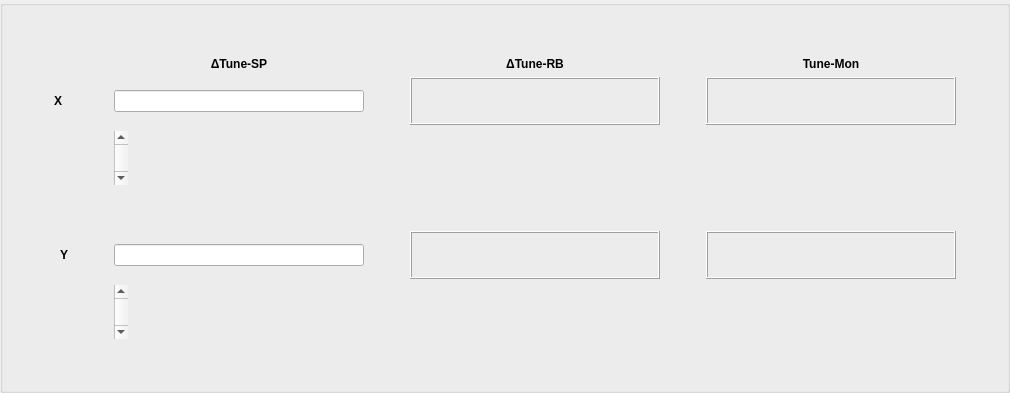
    <widget class="QGroupBox" name="groupBox">
     <property name="title">
      <string/>
     </property>
     <layout class="QGridLayout" name="gridLayout">
      <item row="3" column="1">
       <widget class="QLabel" name="label_4">
        <property name="minimumSize">
         <size>
          <width>0</width>
          <height>0</height>
         </size>
        </property>
        <property name="styleSheet">
         <string notr="true">font-weight:bold;
</string>
        </property>
        <property name="text">
         <string>X</string>
        </property>
        <property name="alignment">
         <set>Qt::AlignRight|Qt::AlignTrailing|Qt::AlignVCenter</set>
        </property>
       </widget>
      </item>
      <item row="3" column="10">
       <spacer name="horizontalSpacer_2">
        <property name="orientation">
         <enum>Qt::Horizontal</enum>
        </property>
        <property name="sizeHint" stdset="0">
         <size>
          <width>40</width>
          <height>20</height>
         </size>
        </property>
       </spacer>
      </item>
      <item row="0" column="11">
       <spacer name="verticalSpacer_3">
        <property name="orientation">
         <enum>Qt::Vertical</enum>
        </property>
        <property name="sizeHint" stdset="0">
         <size>
          <width>20</width>
          <height>40</height>
         </size>
        </property>
       </spacer>
      </item>
      <item row="7" column="5">
       <widget class="PyDMLineEdit" name="PyDMLineEdit_OrbYDeltaPos_SP">
        <property name="minimumSize">
         <size>
          <width>0</width>
          <height>0</height>
         </size>
        </property>
        <property name="maximumSize">
         <size>
          <width>16777215</width>
          <height>16777215</height>
         </size>
        </property>
        <property name="toolTip">
         <string/>
        </property>
        <property name="whatsThis">
         <string>
    Writeable text field to send and display channel values
    </string>
        </property>
        <property name="channel" stdset="0">
         <string>ca://${PREFIX}BO-Glob:AP-TuneCorr:DeltaTuneY-SP</string>
        </property>
       </widget>
      </item>
      <item row="3" column="9">
       <widget class="PyDMLabel" name="PyDMLabel_OrbXDeltaPos_RB">
        <property name="minimumSize">
         <size>
          <width>200</width>
          <height>48</height>
         </size>
        </property>
        <property name="maximumSize">
         <size>
          <width>16777215</width>
          <height>16777215</height>
         </size>
        </property>
        <property name="toolTip">
         <string/>
        </property>
        <property name="whatsThis">
         <string/>
        </property>
        <property name="frameShape">
         <enum>QFrame::Box</enum>
        </property>
        <property name="frameShadow">
         <enum>QFrame::Raised</enum>
        </property>
        <property name="alignment">
         <set>Qt::AlignCenter</set>
        </property>
        <property name="channel" stdset="0">
         <string>ca://${PREFIX}BO-Glob:AP-TuneCorr:DeltaTuneX-RB</string>
        </property>
        <property name="precFromPV" stdset="0">
         <bool>true</bool>
        </property>
       </widget>
      </item>
      <item row="6" column="11">
       <spacer name="verticalSpacer_6">
        <property name="orientation">
         <enum>Qt::Vertical</enum>
        </property>
        <property name="sizeHint" stdset="0">
         <size>
          <width>20</width>
          <height>40</height>
         </size>
        </property>
       </spacer>
      </item>
      <item row="3" column="0">
       <spacer name="horizontalSpacer">
        <property name="orientation">
         <enum>Qt::Horizontal</enum>
        </property>
        <property name="sizeHint" stdset="0">
         <size>
          <width>40</width>
          <height>20</height>
         </size>
        </property>
       </spacer>
      </item>
      <item row="7" column="11">
       <widget class="PyDMLabel" name="PyDMLabel_3">
        <property name="toolTip">
         <string/>
        </property>
        <property name="whatsThis">
         <string/>
        </property>
        <property name="frameShape">
         <enum>QFrame::Box</enum>
        </property>
        <property name="frameShadow">
         <enum>QFrame::Raised</enum>
        </property>
        <property name="alignment">
         <set>Qt::AlignCenter</set>
        </property>
        <property name="channel" stdset="0">
         <string>ca://${PREFIX}BO-04D:DI-TuneP:TuneY-Mon</string>
        </property>
       </widget>
      </item>
      <item row="10" column="11">
       <spacer name="verticalSpacer_7">
        <property name="orientation">
         <enum>Qt::Vertical</enum>
        </property>
        <property name="sizeHint" stdset="0">
         <size>
          <width>20</width>
          <height>40</height>
         </size>
        </property>
       </spacer>
      </item>
      <item row="1" column="9">
       <widget class="QLabel" name="label_6">
        <property name="minimumSize">
         <size>
          <width>250</width>
          <height>0</height>
         </size>
        </property>
        <property name="styleSheet">
         <string notr="true">font-weight:bold;
</string>
        </property>
        <property name="text">
         <string>ΔTune-RB</string>
        </property>
        <property name="alignment">
         <set>Qt::AlignCenter</set>
        </property>
       </widget>
      </item>
      <item row="9" column="5">
       <widget class="PyDMScrollBar" name="PyDMScrollBar_2">
        <property name="toolTip">
         <string/>
        </property>
        <property name="whatsThis">
         <string>
    A QDoubleScrollBar with support for Channels and more from PyDM.

    Parameters
    ----------
    parent : QWidget
        The parent widget for the scroll bar
    init_channel : str, optional
        The channel to be used by the widget.
    orientation : Qt.Horizontal, Qt.Vertical
        Orientation of the scroll bar
    precision : int
        Precision to be use. Used to calculate size of the scroll bar step
    </string>
        </property>
        <property name="channel" stdset="0">
         <string>ca://${PREFIX}BO-Glob:AP-TuneCorr:DeltaTuneY-SP</string>
        </property>
       </widget>
      </item>
      <item row="3" column="4">
       <spacer name="horizontalSpacer_9">
        <property name="orientation">
         <enum>Qt::Horizontal</enum>
        </property>
        <property name="sizeHint" stdset="0">
         <size>
          <width>40</width>
          <height>20</height>
         </size>
        </property>
       </spacer>
      </item>
      <item row="3" column="11">
       <widget class="PyDMLabel" name="PyDMLabel_4">
        <property name="toolTip">
         <string/>
        </property>
        <property name="whatsThis">
         <string/>
        </property>
        <property name="frameShape">
         <enum>QFrame::Box</enum>
        </property>
        <property name="frameShadow">
         <enum>QFrame::Raised</enum>
        </property>
        <property name="alignment">
         <set>Qt::AlignCenter</set>
        </property>
        <property name="channel" stdset="0">
         <string>ca://${PREFIX}BO-04D:DI-TuneP:TuneX-Mon</string>
        </property>
       </widget>
      </item>
      <item row="7" column="1" colspan="2">
       <widget class="QLabel" name="label_5">
        <property name="minimumSize">
         <size>
          <width>0</width>
          <height>0</height>
         </size>
        </property>
        <property name="styleSheet">
         <string notr="true">font-weight:bold;
</string>
        </property>
        <property name="text">
         <string>Y</string>
        </property>
        <property name="alignment">
         <set>Qt::AlignRight|Qt::AlignTrailing|Qt::AlignVCenter</set>
        </property>
       </widget>
      </item>
      <item row="5" column="5">
       <widget class="PyDMScrollBar" name="PyDMScrollBar">
        <property name="toolTip">
         <string/>
        </property>
        <property name="whatsThis">
         <string>
    A QDoubleScrollBar with support for Channels and more from PyDM.

    Parameters
    ----------
    parent : QWidget
        The parent widget for the scroll bar
    init_channel : str, optional
        The channel to be used by the widget.
    orientation : Qt.Horizontal, Qt.Vertical
        Orientation of the scroll bar
    precision : int
        Precision to be use. Used to calculate size of the scroll bar step
    </string>
        </property>
        <property name="channel" stdset="0">
         <string>ca://${PREFIX}BO-Glob:AP-TuneCorr:DeltaTuneX-SP</string>
        </property>
       </widget>
      </item>
      <item row="3" column="5">
       <widget class="PyDMLineEdit" name="PyDMLineEdit_OrbXDeltaPos_SP">
        <property name="minimumSize">
         <size>
          <width>0</width>
          <height>0</height>
         </size>
        </property>
        <property name="maximumSize">
         <size>
          <width>16777215</width>
          <height>16777215</height>
         </size>
        </property>
        <property name="toolTip">
         <string/>
        </property>
        <property name="whatsThis">
         <string>
    Writeable text field to send and display channel values
    </string>
        </property>
        <property name="channel" stdset="0">
         <string>ca://${PREFIX}BO-Glob:AP-TuneCorr:DeltaTuneX-SP</string>
        </property>
       </widget>
      </item>
      <item row="1" column="5">
       <widget class="QLabel" name="label_3">
        <property name="minimumSize">
         <size>
          <width>250</width>
          <height>0</height>
         </size>
        </property>
        <property name="styleSheet">
         <string notr="true">font-weight:bold;
</string>
        </property>
        <property name="text">
         <string>ΔTune-SP</string>
        </property>
        <property name="alignment">
         <set>Qt::AlignCenter</set>
        </property>
       </widget>
      </item>
      <item row="3" column="6">
       <spacer name="horizontalSpacer_3">
        <property name="orientation">
         <enum>Qt::Horizontal</enum>
        </property>
        <property name="sizeHint" stdset="0">
         <size>
          <width>40</width>
          <height>20</height>
         </size>
        </property>
       </spacer>
      </item>
      <item row="7" column="9">
       <widget class="PyDMLabel" name="PyDMLabel_OrbYDeltaPos_RB">
        <property name="minimumSize">
         <size>
          <width>200</width>
          <height>48</height>
         </size>
        </property>
        <property name="maximumSize">
         <size>
          <width>16777215</width>
          <height>16777215</height>
         </size>
        </property>
        <property name="toolTip">
         <string/>
        </property>
        <property name="whatsThis">
         <string/>
        </property>
        <property name="frameShape">
         <enum>QFrame::Box</enum>
        </property>
        <property name="frameShadow">
         <enum>QFrame::Raised</enum>
        </property>
        <property name="alignment">
         <set>Qt::AlignCenter</set>
        </property>
        <property name="channel" stdset="0">
         <string>ca://${PREFIX}BO-Glob:AP-TuneCorr:DeltaTuneY-RB</string>
        </property>
        <property name="precFromPV" stdset="0">
         <bool>true</bool>
        </property>
       </widget>
      </item>
      <item row="1" column="11">
       <widget class="QLabel" name="label_9">
        <property name="minimumSize">
         <size>
          <width>250</width>
          <height>0</height>
         </size>
        </property>
        <property name="styleSheet">
         <string notr="true">font-weight:bold;
</string>
        </property>
        <property name="text">
         <string>Tune-Mon</string>
        </property>
        <property name="alignment">
         <set>Qt::AlignCenter</set>
        </property>
       </widget>
      </item>
      <item row="3" column="12">
       <spacer name="horizontalSpacer_4">
        <property name="orientation">
         <enum>Qt::Horizontal</enum>
        </property>
        <property name="sizeHint" stdset="0">
         <size>
          <width>40</width>
          <height>20</height>
         </size>
        </property>
       </spacer>
      </item>
     </layout>
    </widget>
